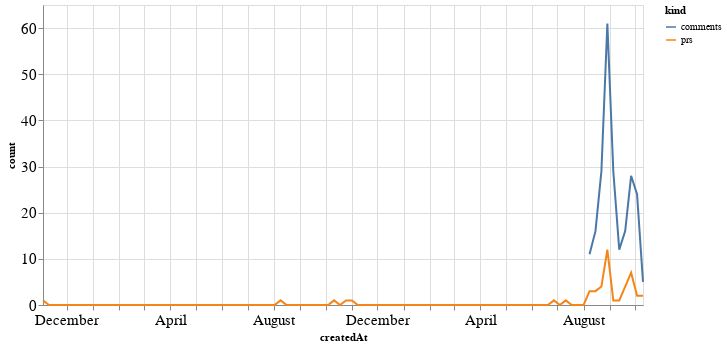

The cell this chart's notebook holds for it:
### Code cell
alt.Chart(total_time, width=600).mark_line().encode(
    x='createdAt',
    y='count',
    color='kind'
)

### Figure 1 — Vega-Lite specification as saved in the notebook (floating-point values rounded to 4 significant figures; data arrays with more than 128 entries replaced by an {"elided": "..."} marker saying what was removed)
{"config": {"axisLeft": {"labelFontSize": 15}, "axisBottom": {"labelFontSize": 15}}, "data": {"name": "data-47950c3e75304f8bb55b2bbcf1e3784b"}, "mark": "line", "encoding": {"color": {"type": "nominal", "field": "kind"}, "x": {"type": "temporal", "field": "createdAt"}, "y": {"type": "quantitative", "field": "count"}}, "width": 600, "$schema": "https://vega.github.io/schema/vega-lite/v4.8.1.json", "datasets": {"data-47950c3e75304f8bb55b2bbcf1e3784b": {"elided": "204 records"}}}
